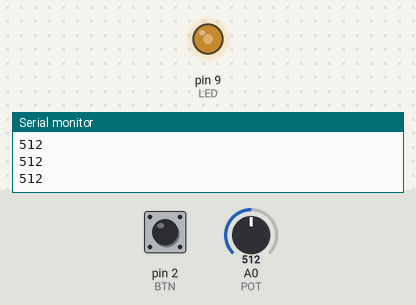
Simulated run of this sketch. Board: Arduino Uno, built with avr-gcc and run on an emulated ATmega328P. Parts: output pins drawn as LEDs (lit = HIGH), the last lines printed to the serial monitor. The test bench sets the inputs (shaded band); at power-on: A0 (POT) = 512, pin 2 (BTN) HIGH.

Above: at 1.2 s.
1.3 s: A0 (POT) set to 716
At 2.4 s:
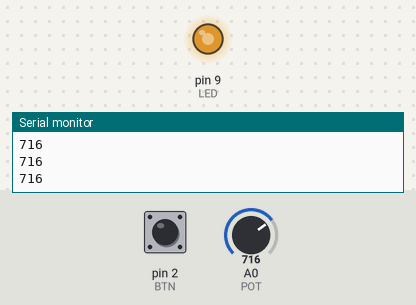
2.8 s: A0 (POT) set to 900
At 4.0 s:
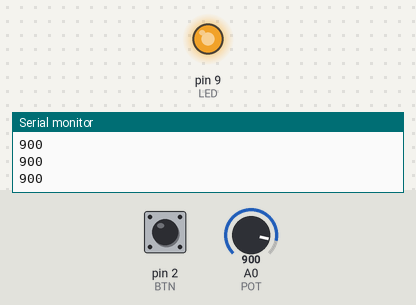
4.3 s: A0 (POT) set to 122
At 5.5 s:
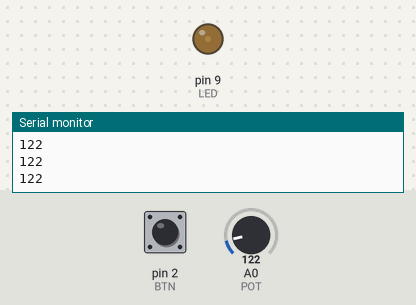
5.8 s: A0 (POT) set to 0
At 7.0 s:
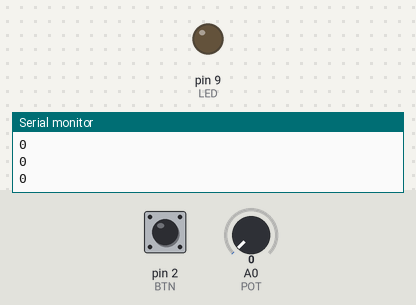
8.9 s: A0 (POT) set to 511
At 9.4 s:
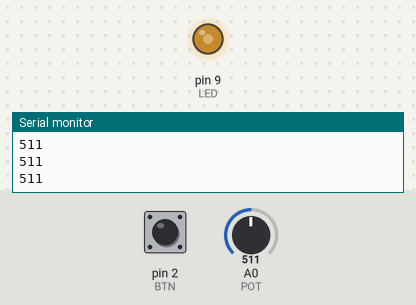
Timing chart, 0 to 11.4 s (numbered marks = the images above; inputs shaded):
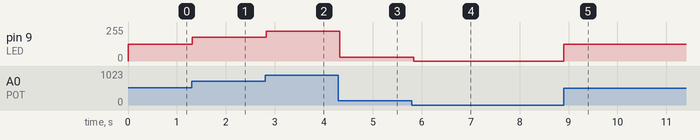

Measured:
- after the input at 1.3 s, pin 9 (LED): 127/255 → 178/255 at once
- after the input at 2.8 s, pin 9 (LED): 178/255 → 224/255 at once
- after the input at 4.3 s, pin 9 (LED): 224/255 → 30/255 at once
- after the input at 5.8 s, pin 9 (LED): 30/255 → 0/255 at once
- after the input at 8.9 s, pin 9 (LED): 0/255 → 127/255 at once

The sketch:

task06_brightness_freeze.ino
```cpp
// Задание 6: при зажатой кнопке яркость фиксируется
const int LED = 9;
const int POT = A0;
const int BTN = 2;

int lastBrightness = 0;

void setup() {
  pinMode(LED, OUTPUT);
  pinMode(BTN, INPUT_PULLUP);
  Serial.begin(9600);
}

void loop() {
  if (digitalRead(BTN) == LOW) {            // кнопка зажата
    analogWrite(LED, lastBrightness);       // яркость заморожена
    Serial.println("Изменение яркости невозможно!");
  } else {
    int pot = analogRead(POT);
    lastBrightness = map(pot, 0, 1023, 0, 255);
    analogWrite(LED, lastBrightness);
    Serial.println(pot);
  }
  delay(50);
}
```
